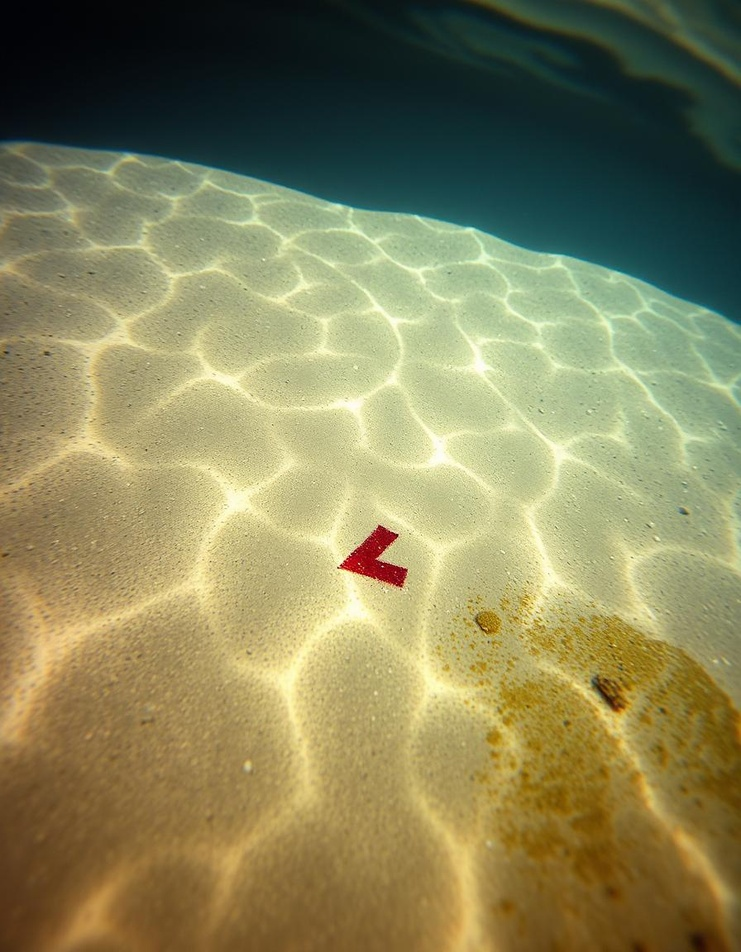
#> input picture arrow1.jpg, 741 x 952 px, shrunk from 896 x 1152 before the run, found by its file name
$ python auvtask1.py
#> lines starting #> are read from the running program, lines starting #| are printed output that depends on the picture; after the words box and inside, x2 and y2 are one past the last pixel; in counts of white or black regions, pixels touching at a corner belong together; long printed decimals are rounded
import cv2
import numpy as np
import math

def calculate_angle(pt1, pt2, pt3):

    vector1 = [pt1[0] - pt2[0], pt1[1] - pt2[1]]
    vector2 = [pt3[0] - pt2[0], pt3[1] - pt2[1]]


    norm1 = math.sqrt(vector1[0]**2 + vector1[1]**2)
    norm2 = math.sqrt(vector2[0]**2 + vector2[1]**2)
    vector1 = [vector1[0] / norm1, vector1[1] / norm1]
    vector2 = [vector2[0] / norm2, vector2[1] / norm2]


    dot_product = vector1[0] * vector2[0] + vector1[1] * vector2[1]

    angle = math.acos(dot_product)

    angle_degrees = math.degrees(angle)

    return angle_degrees

path = 'haarcascades/arrow1.jpg'
image = cv2.imread(path)
#> image is the input picture: shape (952, 741, 3); mean B, G, R 90.6, 132.5, 136


hsv = cv2.cvtColor(image, cv2.COLOR_BGR2HSV)
#> hsv: shape (952, 741, 3); mean H, S, V 42.1, 118.6, 145


lower_red1 = np.array([0, 70, 50])
upper_red1 = np.array([10, 255, 255])
lower_red2 = np.array([170, 70, 50])
upper_red2 = np.array([180, 255, 255])


mask1 = cv2.inRange(hsv, lower_red1, upper_red1)
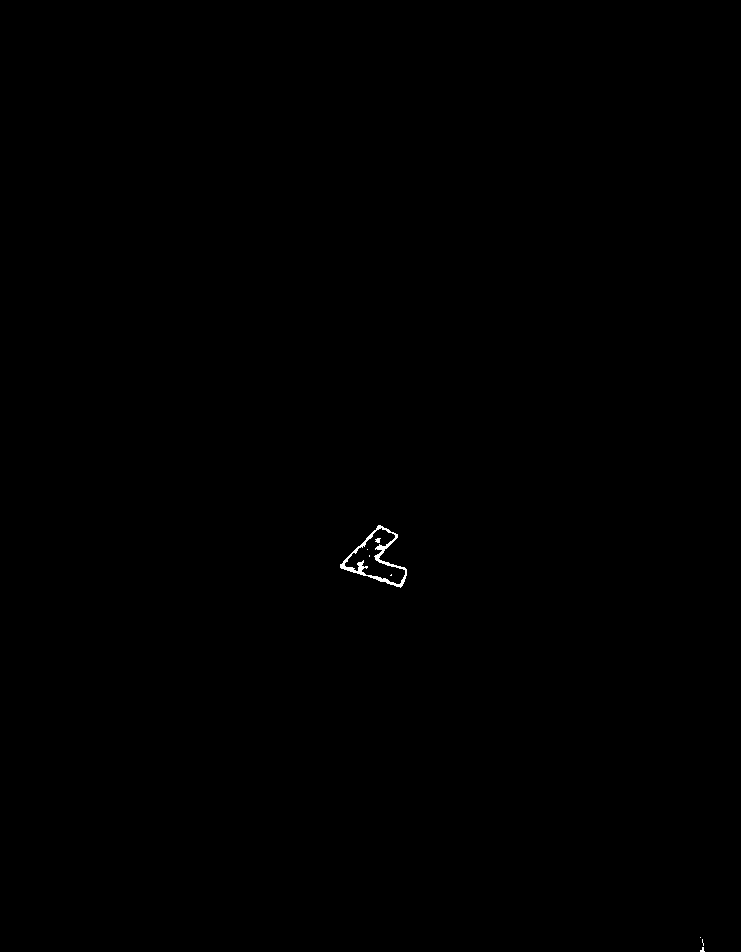
#> mask1: shape (952, 741); 0.11% white; 8 white regions (6 under 20 px), largest, box (x1, y1, x2, y2) and area: (340, 525, 407, 588) 714, (375, 538, 381, 543) 21
mask2 = cv2.inRange(hsv, lower_red2, upper_red2)
#> mask2: shape (952, 741); 0.18% white; 1 white region, box (x1, y1, x2, y2) and area: (345, 528, 405, 584) 1287
red_mask = mask1 | mask2
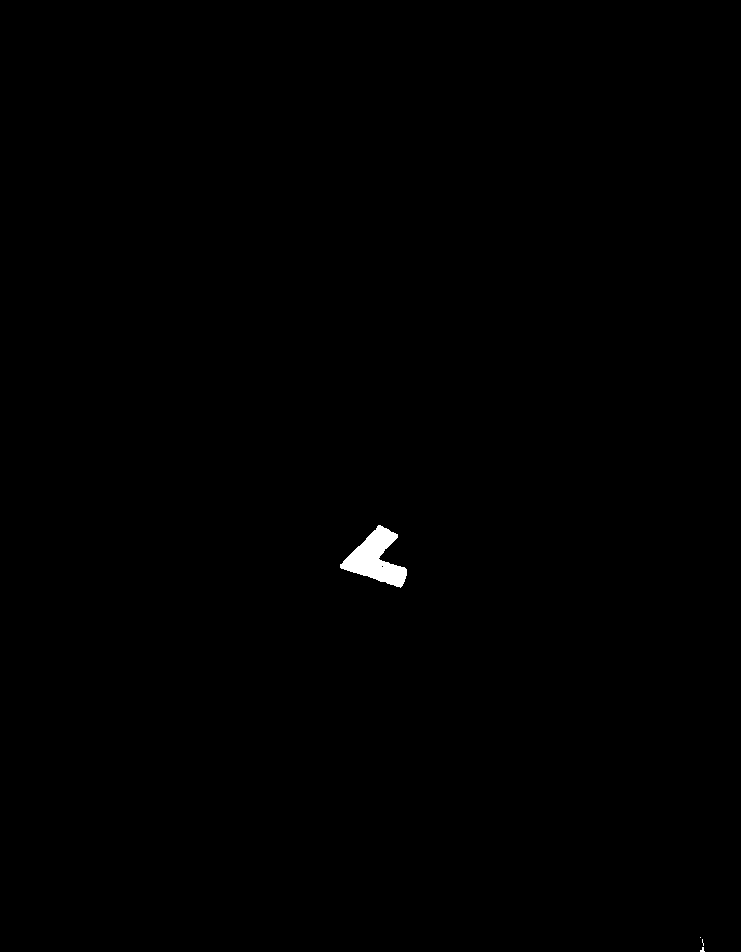
#> red_mask: shape (952, 741); 0.29% white; 4 white regions (3 under 20 px)
cv2.imshow('..',red_mask)
cv2.waitKey(0)


contours, _ = cv2.findContours(red_mask, cv2.RETR_EXTERNAL, cv2.CHAIN_APPROX_SIMPLE)
#> contours = 4 contours, 3 with area under 20; largest, box (x1, y1, x2, y2) and area: (340, 525, 407, 588) 1930
# print(contours)


image_with_contours = image.copy()

if contours:
    for contour in contours:

        epsilon = 0.02 * cv2.arcLength(contour, True)
        approx = cv2.approxPolyDP(contour, epsilon, True)
        print(approx)


        cv2.drawContours(image_with_contours, [approx], -1, (0, 255, 0), 3)
#> this loop made 4 passes
#> epsilon on passes 1, 2, 4: 0.297, 0.257, 4.72
#> (epsilon, approx) on pass 3: (0, [[700, 937]])
#> (printed output is left out)
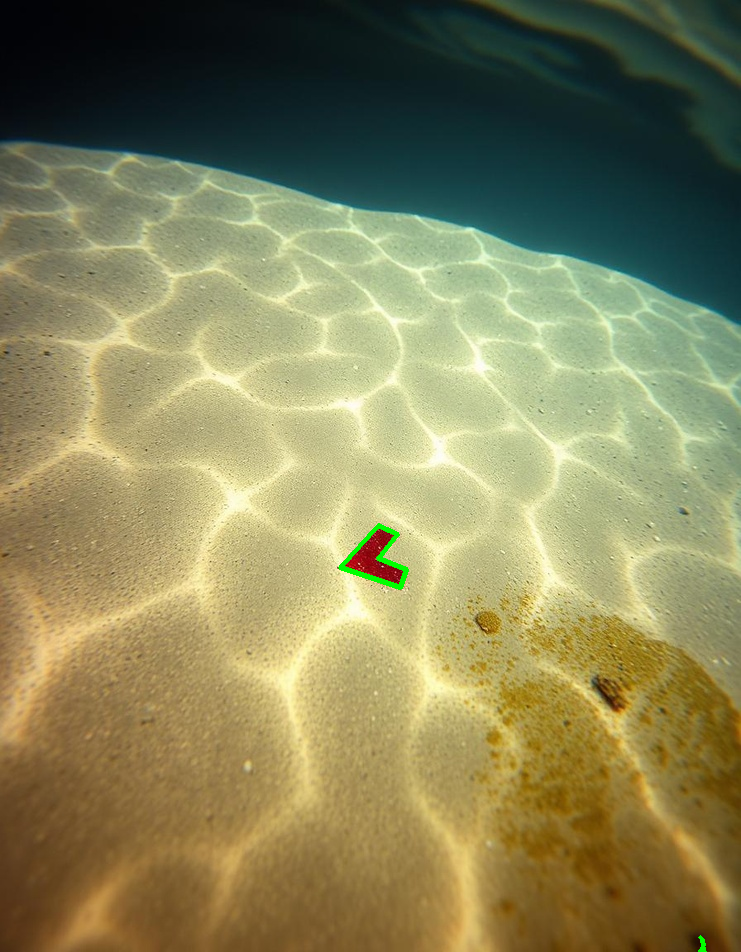
#> image_with_contours: shape (952, 741, 3); 0.16% of pixels changed, all inside (x1, y1, x2, y2) = (338, 523, 707, 952)


cv2.imshow("Red Arrow with Approximated Contours", image_with_contours)
cv2.waitKey(0)
if contours:
    for c in contours:

     M = cv2.moments(c)
    #  print(M)
     if M["m00"] != 0:
        center_x = int(M["m10"] / M["m00"])
        center_y = int(M["m01"] / M["m00"])
     else:
        center_x, center_y = 0, 0
#> this loop made 4 passes
#> (c, center_x, center_y) on pass 3: ([[700, 937]], 0, 0)
#> (center_x, center_y) on passes 1, 2, 4: (702, 949), (0, 0), (375, 558)
    # center point
    cv2.circle(image_with_contours, (center_x, center_y), 5, (255, 0, 0), -1)  # blue
#> image_with_contours: shape (952, 741, 3); 0.01% of pixels changed, all inside (x1, y1, x2, y2) = (370, 553, 381, 564)
    #  vertical line
    height, width = image.shape[:2]
#> height = 952; width = 741
    cv2.line(image_with_contours, (center_x, 0), (center_x, height), (0, 0, 0), 2)  # black
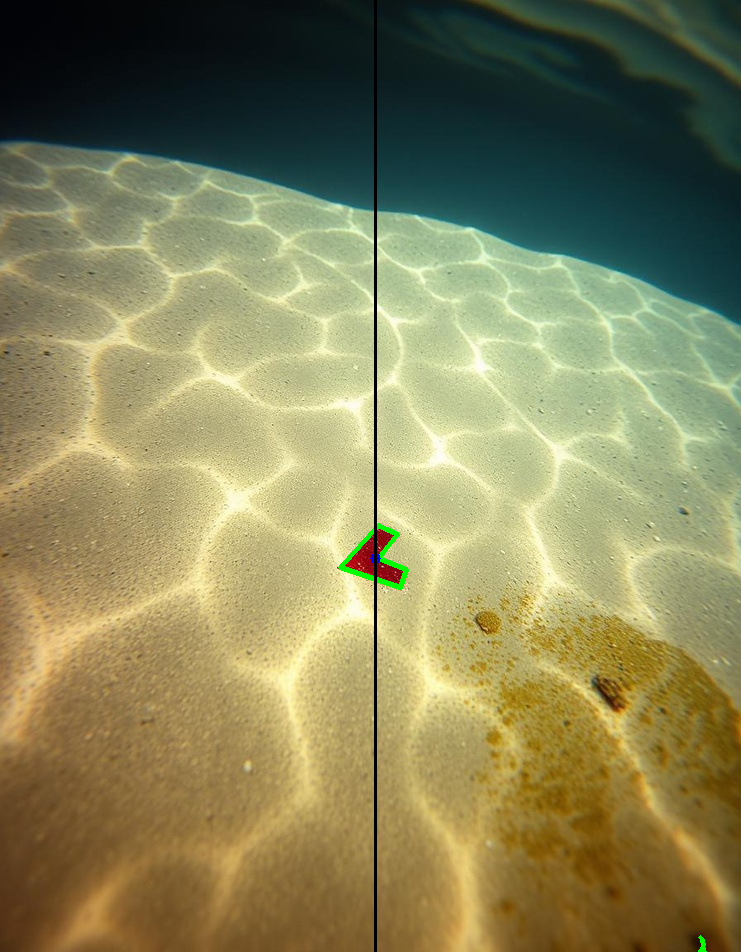
#> image_with_contours: shape (952, 741, 3); mean B, G, R 90, 132.1, 135.1
    cv2.imshow('Image with Line', image_with_contours)
    cv2.waitKey(0)
    for point in approx:
        x, y = point[0]
            # Plot the corner points (red circles)
        cv2.circle(image_with_contours, (x, y), 5, (0, 0, 255), -1)  # red
#> this loop made 6 passes
#> (x, y) on passes 1 to 6: (378, 525), (340, 567), (400, 587), (406, 569), (378, 558), (397, 534)
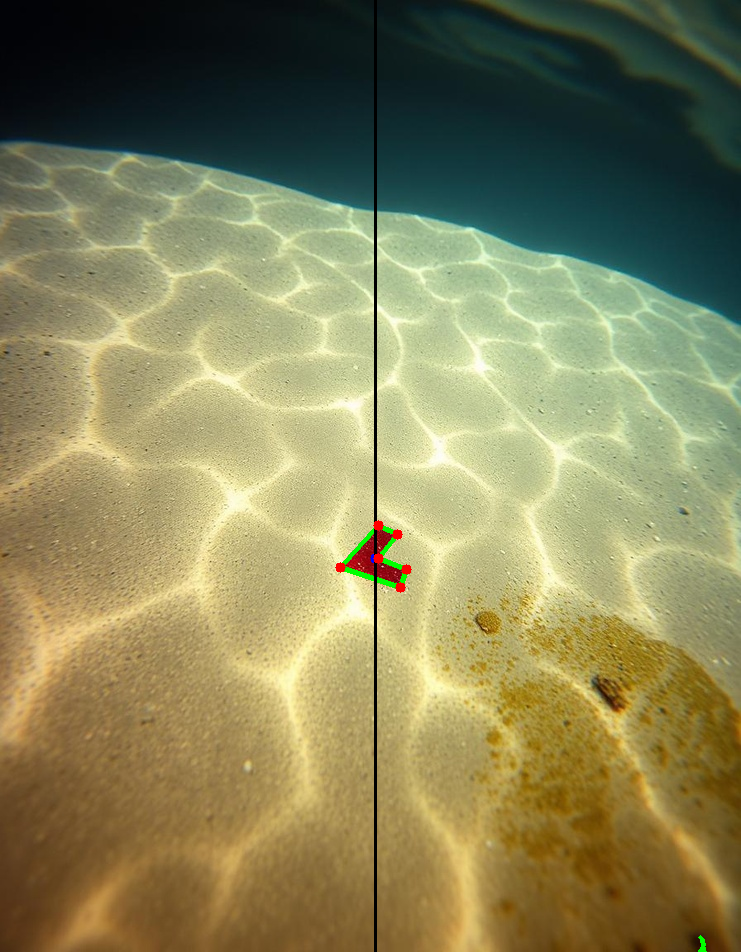
#> image_with_contours: shape (952, 741, 3); 0.07% of pixels changed, all inside (x1, y1, x2, y2) = (335, 520, 412, 593)
    max_distance = 0
    best_point = None
    min_angle = float('inf')
    for i, point in enumerate(approx):
            x, y = point[0]

            #distance from the centroid
            distance = math.sqrt((x - center_x) ** 2 + (y - center_y) ** 2)

            #adjacent points
            prev_point = approx[i - 1][0]
            next_point = approx[(i + 1) % len(approx)][0]


            angle = calculate_angle(prev_point, point[0], next_point)

            #dvector condn
            if distance > max_distance and angle < min_angle:
                max_distance = distance
                min_angle = angle
                best_point = (x, y)
#> this loop made 6 passes
#> (x, y, distance, prev_point, next_point, vector1 in calculate_angle, vector2 in calculate_angle, norm1 in calculate_angle) on passes 1 to 2: (378, 525, 33.14, [397, 534], [340, 567], [0.904, 0.428], [-0.671, 0.742], 21.02), (340, 567, 36.14, [378, 525], [400, 587], [0.671, -0.742], [0.949, 0.316], 56.64)
#> (x, y, distance, prev_point, next_point, vector1 in calculate_angle, vector2 in calculate_angle, norm1 in calculate_angle) on passes 3 to 6: (400, 587, 38.29, [340, 567], [406, 569], [-0.949, -0.316], [0.316, -0.949], 63.25), (406, 569, 32.89, [400, 587], [378, 558], [-0.316, 0.949], [-0.931, -0.366], 18.97), (378, 558, 3, [406, 569], [397, 534], [0.931, 0.366], [0.621, -0.784], 30.08), (397, 534, 32.56, [378, 558], [378, 525], [-0.621, 0.784], [-0.904, -0.428], 30.61)
#> after the loop, max_distance = 36.14; min_angle = 66.3

    if best_point:
            #dvector
            cv2.line(image_with_contours, (center_x, center_y), best_point, (0, 255, 255), 2)  # yellow
#> image_with_contours: shape (952, 741, 3); 0.02% of pixels changed, all inside (x1, y1, x2, y2) = (339, 557, 377, 569)
            cv2.imshow('Final Image', image_with_contours)
            cv2.waitKey(0)
            cv2.destroyAllWindows()
            #as vertical from centroid
            vertical_angle = 90.0
            #dv slope
            delta_x = best_point[0] - center_x
#> delta_x = -35
            delta_y = best_point[1] - center_y
#> delta_y = 9
            if delta_x == 0:
             angle = 0.0
            slope = delta_y / delta_x
#> slope = -0.257
            #wrt horizontal x
            line_angle = np.degrees(np.arctan(slope))
#> line_angle = -14.42
            angle = vertical_angle - line_angle
#> angle = 104.4
            if angle < 0:
              angle += 180.0
            print(f"Angle with vertical line: {angle} degrees")
#| Angle with vertical line: 104.421 degrees
            cv2.putText(image_with_contours, f"angle:{angle+3}", (center_x-10,center_y-10), cv2.FONT_HERSHEY_SIMPLEX, 0.5, (0 ,0, 0), 1, cv2.LINE_AA)
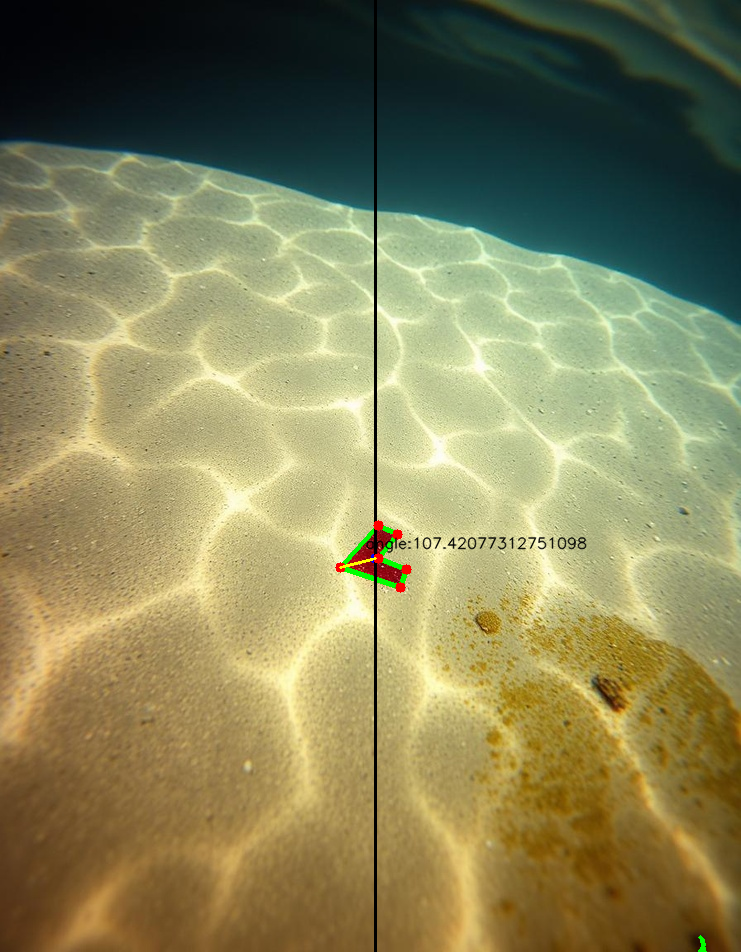
#> image_with_contours: shape (952, 741, 3); mean B, G, R 89.9, 131.8, 135
            cv2.imshow('Final Image', image_with_contours)
            cv2.waitKey(0)
            cv2.destroyAllWindows()

$ run again, with arrow2.jpg copied over arrow1.jpg
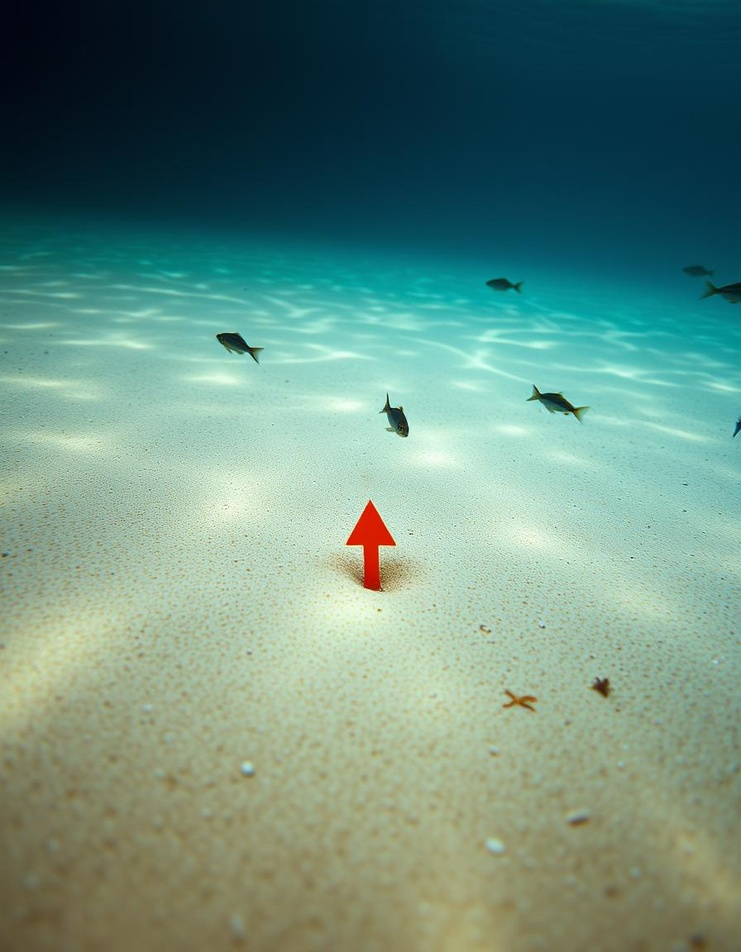
#> input picture arrow2.jpg, 741 x 952 px, shrunk from 896 x 1152 before the run, found by its file name
#> image is the input picture: shape (952, 741, 3); mean B, G, R 126.7, 140.8, 105.4
#> hsv: shape (952, 741, 3); mean H, S, V 68.5, 118.6, 145.9
#> mask1: shape (952, 741); 0.27% white; 2 white regions
#> mask2: shape (952, 741); every value is 0
#> contours = 2 contours, 1 with area under 20; largest, box (x1, y1, x2, y2) and area: (347, 501, 395, 591) 1801
#> the loop `for contour in contours: ` made 2 passes
#> epsilon on passes 1 to 2: 0.386, 4.98
#> (printed output is left out)
#> the loop `for c in contours: ` made 2 passes
#> (center_x, center_y) on passes 1 to 2: (599, 686), (370, 543)
#> the loop `for point in approx:` made 7 passes
#> (x, y) on passes 1 to 7: (368, 501), (347, 543), (363, 546), (363, 584), (376, 590), (377, 546), (394, 542)
#> after the loop `for point in approx:`:
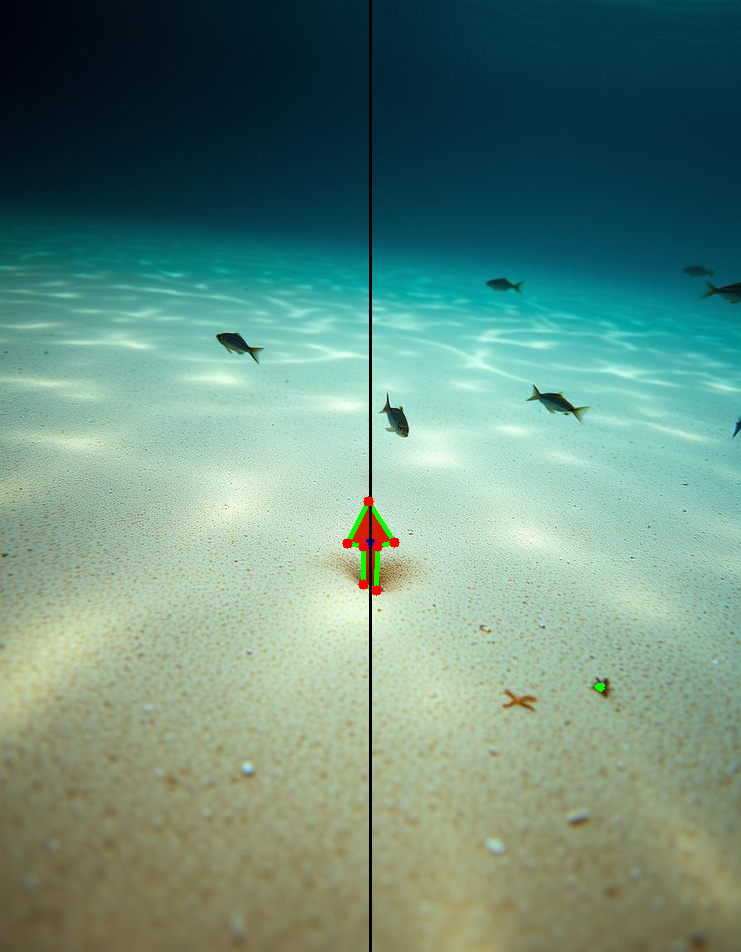
#> image_with_contours: shape (952, 741, 3); mean B, G, R 126.1, 140.4, 104.7
#> the loop `for i, point in enumerate(approx):` made 7 passes
#> (x, y, distance, prev_point, next_point, vector1 in calculate_angle, vector2 in calculate_angle, norm1 in calculate_angle) on pass 1: (368, 501, 42.05, [394, 542], [347, 543], [0.536, 0.845], [-0.447, 0.894], 48.55)
#> after the loop `for i, point in enumerate(approx):`: max_distance = 42.05; min_angle = 58.95
#> delta_x = -2
#> delta_y = -42
#> slope = 21
#> line_angle = 87.27
#> `angle = vertical_angle - line_angle`: angle = 2.73
#| Angle with vertical line: 2.726 degrees
#> `cv2.putText(image_with_contours, f"angle:{angle+3}", (center_x-10,cent..`:
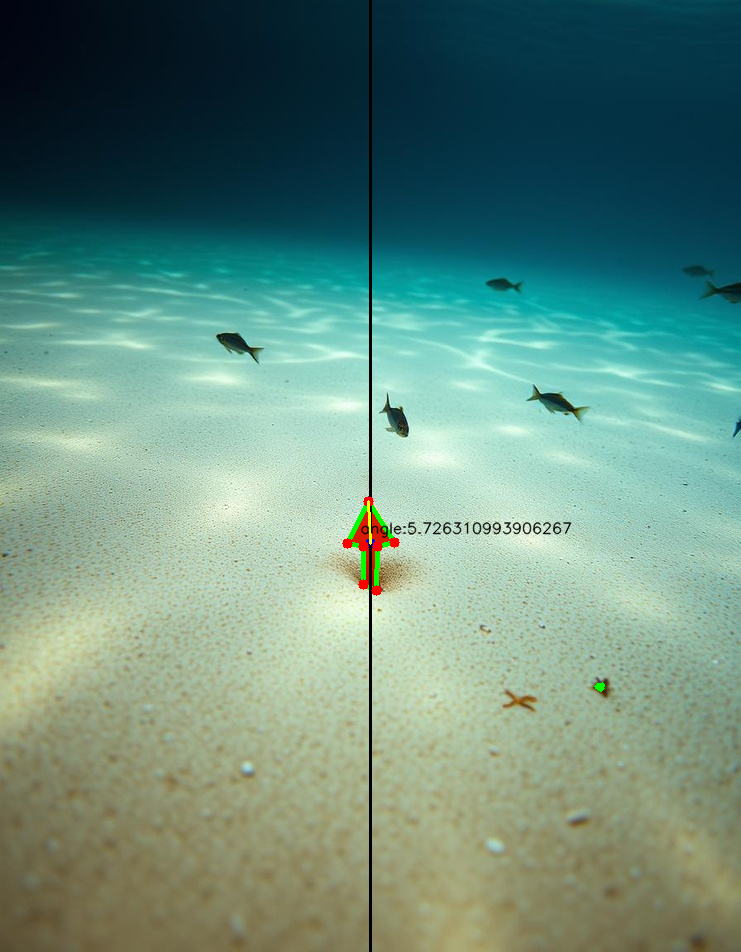
#> image_with_contours: shape (952, 741, 3); mean B, G, R 125.9, 140.2, 104.6
